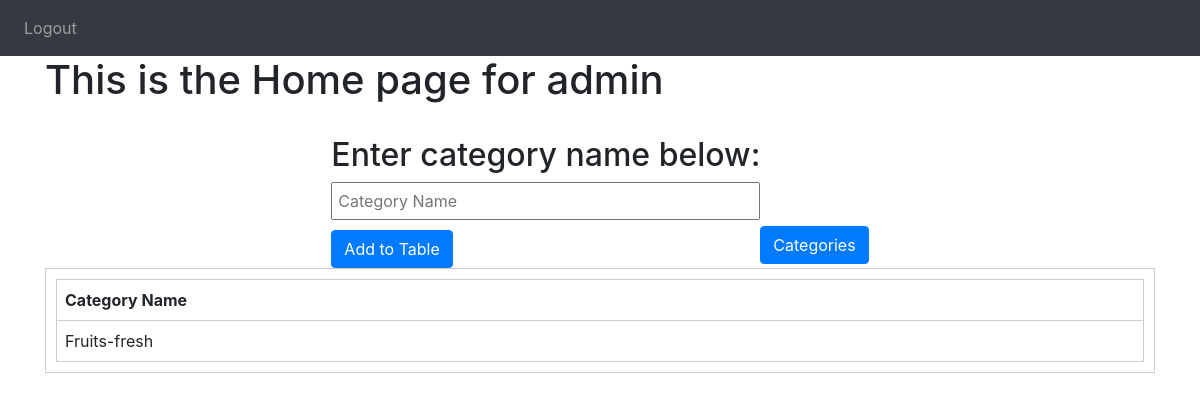
Page /adminhomecategories on the earlier database version.
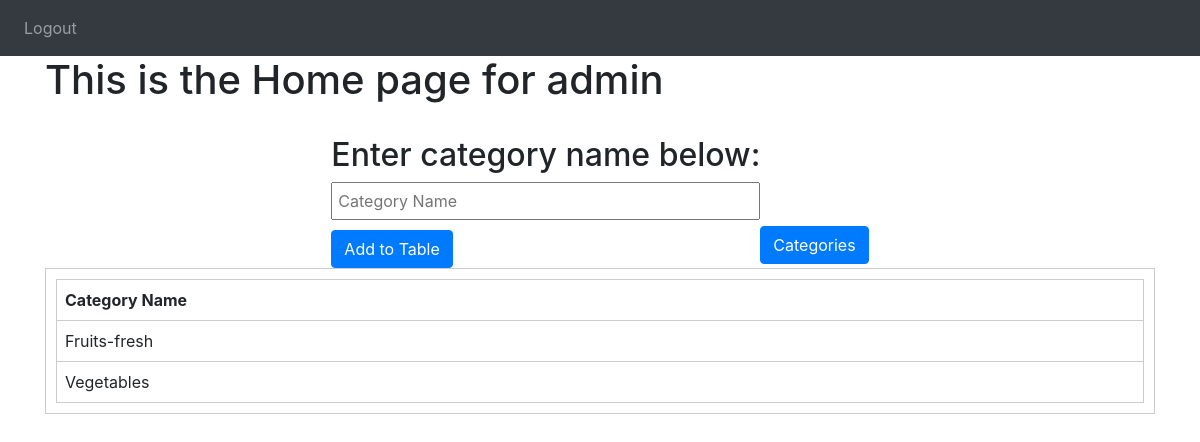
Same page on the later database version.
### GroceryWebapp/models.py (models this page shows)
class Categories(db.Model,UserMixin):
    id=db.Column(db.Integer,primary_key=True)
    cat_name=db.Column(db.String(150),unique=True,nullable=False)
    products = db.relationship('Products', backref='category')

### GroceryWebapp/main.py (the view, shortened to what this page needs)
@main.route('/adminhomecategories', methods=['GET', 'POST'])
def adminhomecategories():
    data = Categories.query.all()
    return render_template("home_admin.html", bool=True, data=data)

### GroceryWebapp/templates/home_admin.html (shortened to what this page needs)
{% extends "base.html" %} {% block head %} {{ super() }}
<link rel="stylesheet" href="{{ url_for('static', filename= 'demo.css') }}">
<link rel="stylesheet" href="{{ url_for('static', filename= 'demo2.css') }}">
{% endblock %}
{% block nav %}
<nav class="navbar navbar-expand-lg navbar-dark bg-dark">
  <div class="collapse navbar-collapse" id="navbar">
    <div class="navbar-nav">
      <a class="nav-item nav-link" id="home" href="/">Logout</a>
    </div>
  </div>
</nav>
{% endblock %}
{% block content %}
<h1>This is the Home page for admin</h1>
{% if bool==True %}
{% if boolcat==True %}
<h1>List of Categories</h1>
<br>
<div id="table-container">
  <table id="dataTable">
    <tr>
      <th>Category Name</th>
    </tr>
    {% for row in data %}
      <tr>
        <td>{{ row.cat_name }}</td>
        <td>
          <a href="{{ url_for('main.update_category', categories_id=row.id) }}" class="btn btn-primary">Edit</a>
          <a href="{{ url_for('main.delete_category', categories_id=row.id) }}" class="btn btn-danger">Delete</a>
          <a href="{{ url_for('main.add_item', categories_id=row.id) }}" class="btn btn-success">Add Item</a>
          <a href="{{ url_for('main.view_items', categories_id=row.id,type='1')}}" class="btn btn-warning">View Items</a>
        </td>
      </tr>
    {% endfor %}
  </table>
</div>
<form action="/admin-home{{ 'true' if bool1 else 'false' }} " method="post" style="display: flex;justify-content: center;align-items: center;margin-top:20px">
  <button type="submit" class="btn btn-primary">Add New Category</button>
</form>
{% else %}
<br>
<div class="buttonwrap">
<div>
  <h2>Enter category name below:</h2>
  <form action="/adminhomecategories" method="post">
    <input type="text" name="category_name" placeholder="Category Name">
    <button type="submit" class="btn btn-primary">Add to Table</button>
  </form>
</div>
<div>
  <form action="/adminshowcategories" method="post" style="margin-top:90px;">
    <button type="submit" class="btn btn-primary">Categories</button>
  </form>
</div>
</div>
<div id="table-container">
  <table id="dataTable">
    <tr>
      <th>Category Name</th>
    </tr>
    {% for row in data %}
      <tr>
        <td>{{ row.cat_name }}</td>
      </tr>
    {% endfor %}
  </table>
</div>
{% endif %}
{% endif %}
{% endblock %}

Differences in the rows shown:
added Categories: cat_name "Vegetables"
